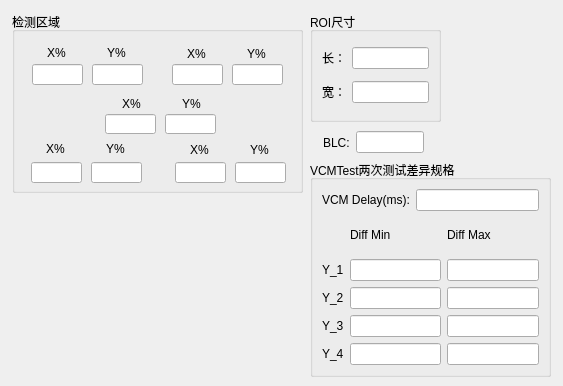
<?xml version="1.0" encoding="UTF-8"?>
<ui version="4.0">
 <class>ConfWidget</class>
 <widget class="QWidget" name="ConfWidget">
  <property name="geometry">
   <rect>
    <x>0</x>
    <y>0</y>
    <width>563</width>
    <height>386</height>
   </rect>
  </property>
  <property name="windowTitle">
   <string>Form</string>
  </property>
  <widget class="QGroupBox" name="groupBox_4">
   <property name="geometry">
    <rect>
     <x>310</x>
     <y>160</y>
     <width>241</width>
     <height>217</height>
    </rect>
   </property>
   <property name="title">
    <string>VCMTest两次测试差异规格</string>
   </property>
   <layout class="QVBoxLayout" name="verticalLayout_2">
    <item>
     <layout class="QHBoxLayout" name="horizontalLayout_4">
      <item>
       <widget class="QLabel" name="label_14">
        <property name="text">
         <string>VCM Delay(ms):</string>
        </property>
       </widget>
      </item>
      <item>
       <widget class="QLineEdit" name="lineEditDelay"/>
      </item>
     </layout>
    </item>
    <item>
     <layout class="QGridLayout" name="gridLayout">
      <item row="0" column="0">
       <widget class="QLabel" name="label">
        <property name="text">
         <string/>
        </property>
       </widget>
      </item>
      <item row="0" column="1">
       <widget class="QLabel" name="label_15">
        <property name="text">
         <string>Diff Min</string>
        </property>
       </widget>
      </item>
      <item row="0" column="2">
       <widget class="QLabel" name="label_16">
        <property name="text">
         <string>Diff Max</string>
        </property>
       </widget>
      </item>
      <item row="1" column="0">
       <widget class="QLabel" name="label_17">
        <property name="text">
         <string>Y_1</string>
        </property>
       </widget>
      </item>
      <item row="1" column="1">
       <widget class="QLineEdit" name="lineEditY1Min"/>
      </item>
      <item row="1" column="2">
       <widget class="QLineEdit" name="lineEditY1Max"/>
      </item>
      <item row="2" column="0">
       <widget class="QLabel" name="label_25">
        <property name="text">
         <string>Y_2</string>
        </property>
       </widget>
      </item>
      <item row="2" column="1">
       <widget class="QLineEdit" name="lineEditY2Min"/>
      </item>
      <item row="2" column="2">
       <widget class="QLineEdit" name="lineEditY2Max"/>
      </item>
      <item row="3" column="0">
       <widget class="QLabel" name="label_26">
        <property name="text">
         <string>Y_3</string>
        </property>
       </widget>
      </item>
      <item row="3" column="1">
       <widget class="QLineEdit" name="lineEditY3Min"/>
      </item>
      <item row="3" column="2">
       <widget class="QLineEdit" name="lineEditY3Max"/>
      </item>
      <item row="4" column="0">
       <widget class="QLabel" name="label_27">
        <property name="text">
         <string>Y_4</string>
        </property>
       </widget>
      </item>
      <item row="4" column="1">
       <widget class="QLineEdit" name="lineEditY4Min"/>
      </item>
      <item row="4" column="2">
       <widget class="QLineEdit" name="lineEditY4Max"/>
      </item>
     </layout>
    </item>
   </layout>
  </widget>
  <widget class="QGroupBox" name="groupBox_3">
   <property name="geometry">
    <rect>
     <x>310</x>
     <y>12</y>
     <width>131</width>
     <height>110</height>
    </rect>
   </property>
   <property name="title">
    <string>ROI尺寸</string>
   </property>
   <layout class="QVBoxLayout" name="verticalLayout">
    <item>
     <layout class="QHBoxLayout" name="horizontalLayout_2">
      <item>
       <widget class="QLabel" name="label_8">
        <property name="text">
         <string>长：</string>
        </property>
       </widget>
      </item>
      <item>
       <widget class="QLineEdit" name="lineEditRoiH"/>
      </item>
     </layout>
    </item>
    <item>
     <layout class="QHBoxLayout" name="horizontalLayout_3">
      <item>
       <widget class="QLabel" name="label_9">
        <property name="text">
         <string>宽：</string>
        </property>
       </widget>
      </item>
      <item>
       <widget class="QLineEdit" name="lineEditRoiW"/>
      </item>
     </layout>
    </item>
   </layout>
  </widget>
  <widget class="QGroupBox" name="groupBox">
   <property name="geometry">
    <rect>
     <x>12</x>
     <y>12</y>
     <width>291</width>
     <height>181</height>
    </rect>
   </property>
   <property name="title">
    <string>检测区域</string>
   </property>
   <widget class="QLineEdit" name="lineEditRoiLeftTopX">
    <property name="geometry">
     <rect>
      <x>20</x>
      <y>52</y>
      <width>51</width>
      <height>21</height>
     </rect>
    </property>
    <property name="readOnly">
     <bool>false</bool>
    </property>
   </widget>
   <widget class="QLineEdit" name="lineEditRoiLeftTopY">
    <property name="geometry">
     <rect>
      <x>80</x>
      <y>52</y>
      <width>51</width>
      <height>21</height>
     </rect>
    </property>
   </widget>
   <widget class="QLineEdit" name="lineEditRoiRightTopY">
    <property name="geometry">
     <rect>
      <x>220</x>
      <y>52</y>
      <width>51</width>
      <height>21</height>
     </rect>
    </property>
   </widget>
   <widget class="QLineEdit" name="lineEditRoiRightTopX">
    <property name="geometry">
     <rect>
      <x>160</x>
      <y>52</y>
      <width>51</width>
      <height>21</height>
     </rect>
    </property>
   </widget>
   <widget class="QLineEdit" name="lineEditRoiCenterY">
    <property name="geometry">
     <rect>
      <x>153</x>
      <y>102</y>
      <width>51</width>
      <height>20</height>
     </rect>
    </property>
   </widget>
   <widget class="QLineEdit" name="lineEditRoiCenterX">
    <property name="geometry">
     <rect>
      <x>93</x>
      <y>102</y>
      <width>51</width>
      <height>20</height>
     </rect>
    </property>
   </widget>
   <widget class="QLineEdit" name="lineEditRoiLeftBottomX">
    <property name="geometry">
     <rect>
      <x>19</x>
      <y>150</y>
      <width>51</width>
      <height>21</height>
     </rect>
    </property>
   </widget>
   <widget class="QLineEdit" name="lineEditRoiLeftBottomY">
    <property name="geometry">
     <rect>
      <x>79</x>
      <y>150</y>
      <width>51</width>
      <height>21</height>
     </rect>
    </property>
   </widget>
   <widget class="QLineEdit" name="lineEditRoiRightBottomX">
    <property name="geometry">
     <rect>
      <x>163</x>
      <y>150</y>
      <width>51</width>
      <height>21</height>
     </rect>
    </property>
   </widget>
   <widget class="QLineEdit" name="lineEditRoiRightBottomY">
    <property name="geometry">
     <rect>
      <x>223</x>
      <y>150</y>
      <width>51</width>
      <height>21</height>
     </rect>
    </property>
   </widget>
   <widget class="QLabel" name="label_10">
    <property name="geometry">
     <rect>
      <x>35</x>
      <y>33</y>
      <width>21</width>
      <height>16</height>
     </rect>
    </property>
    <property name="text">
     <string>X%</string>
    </property>
   </widget>
   <widget class="QLabel" name="label_11">
    <property name="geometry">
     <rect>
      <x>95</x>
      <y>33</y>
      <width>21</width>
      <height>16</height>
     </rect>
    </property>
    <property name="text">
     <string>Y%</string>
    </property>
   </widget>
   <widget class="QLabel" name="label_12">
    <property name="geometry">
     <rect>
      <x>235</x>
      <y>34</y>
      <width>21</width>
      <height>16</height>
     </rect>
    </property>
    <property name="text">
     <string>Y%</string>
    </property>
   </widget>
   <widget class="QLabel" name="label_13">
    <property name="geometry">
     <rect>
      <x>175</x>
      <y>34</y>
      <width>21</width>
      <height>16</height>
     </rect>
    </property>
    <property name="text">
     <string>X%</string>
    </property>
   </widget>
   <widget class="QLabel" name="label_18">
    <property name="geometry">
     <rect>
      <x>170</x>
      <y>84</y>
      <width>21</width>
      <height>16</height>
     </rect>
    </property>
    <property name="text">
     <string>Y%</string>
    </property>
   </widget>
   <widget class="QLabel" name="label_19">
    <property name="geometry">
     <rect>
      <x>110</x>
      <y>84</y>
      <width>21</width>
      <height>16</height>
     </rect>
    </property>
    <property name="text">
     <string>X%</string>
    </property>
   </widget>
   <widget class="QLabel" name="label_20">
    <property name="geometry">
     <rect>
      <x>238</x>
      <y>130</y>
      <width>21</width>
      <height>16</height>
     </rect>
    </property>
    <property name="text">
     <string>Y%</string>
    </property>
   </widget>
   <widget class="QLabel" name="label_21">
    <property name="geometry">
     <rect>
      <x>178</x>
      <y>130</y>
      <width>21</width>
      <height>16</height>
     </rect>
    </property>
    <property name="text">
     <string>X%</string>
    </property>
   </widget>
   <widget class="QLabel" name="label_22">
    <property name="geometry">
     <rect>
      <x>94</x>
      <y>129</y>
      <width>21</width>
      <height>16</height>
     </rect>
    </property>
    <property name="text">
     <string>Y%</string>
    </property>
   </widget>
   <widget class="QLabel" name="label_23">
    <property name="geometry">
     <rect>
      <x>34</x>
      <y>129</y>
      <width>21</width>
      <height>16</height>
     </rect>
    </property>
    <property name="text">
     <string>X%</string>
    </property>
   </widget>
  </widget>
  <widget class="QWidget" name="">
   <property name="geometry">
    <rect>
     <x>323</x>
     <y>130</y>
     <width>101</width>
     <height>25</height>
    </rect>
   </property>
   <layout class="QHBoxLayout" name="horizontalLayout">
    <item>
     <widget class="QLabel" name="label_24">
      <property name="text">
       <string>BLC:</string>
      </property>
     </widget>
    </item>
    <item>
     <widget class="QLineEdit" name="lineEditBlc"/>
    </item>
   </layout>
  </widget>
  <zorder>groupBox_3</zorder>
  <zorder>groupBox</zorder>
  <zorder>groupBox_4</zorder>
  <zorder>lineEditBlc</zorder>
 </widget>
 <resources/>
 <connections/>
</ui>
